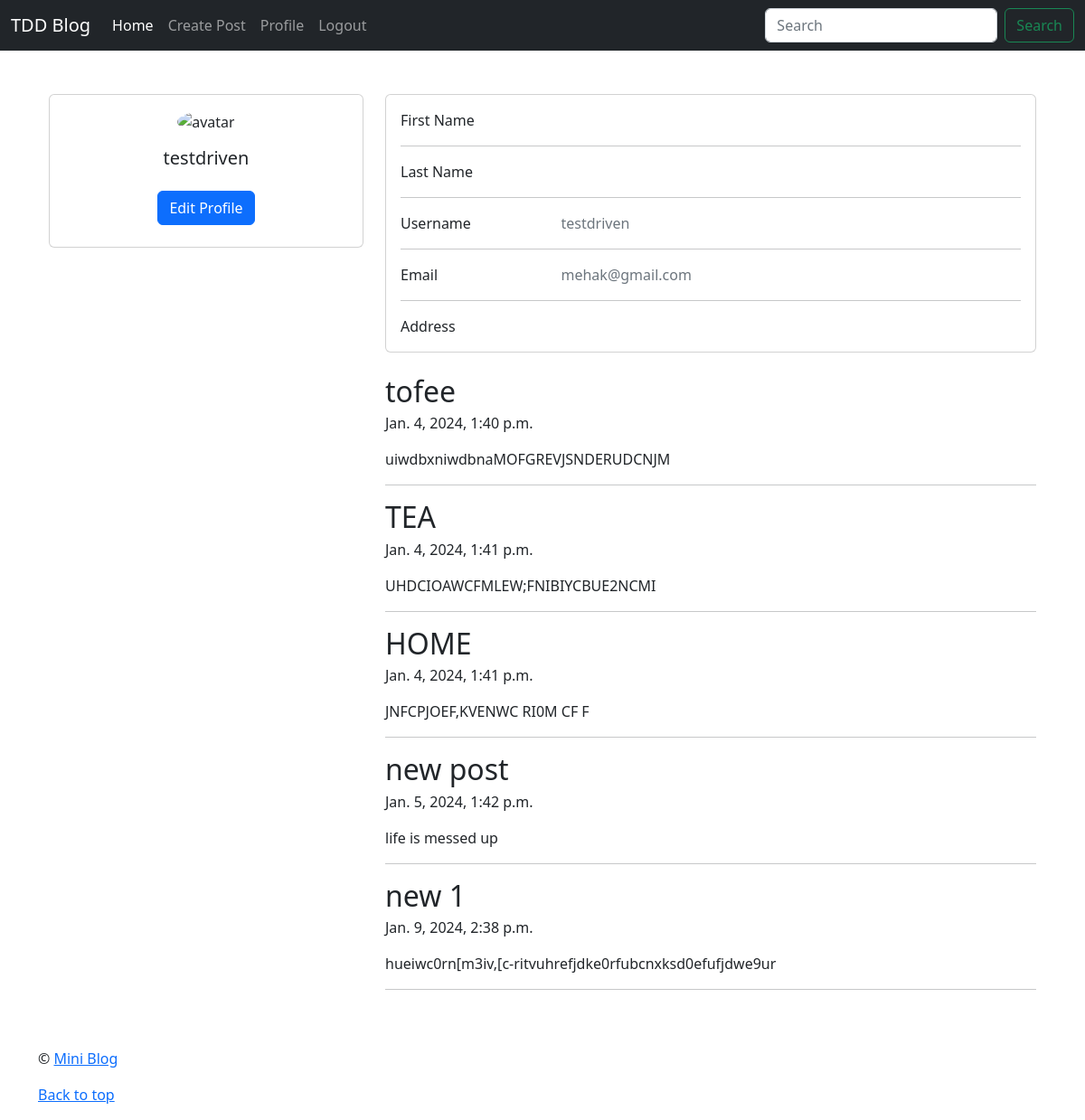
/accounts/current_user_profile/ (signed in), run on the app's committed database.
### posts/models.py (models this page shows, shortened)
class Post(models.Model):
    title = models.CharField(max_length=20)
    body = models.TextField()
    created_at = models.DateTimeField(auto_now_add=True)
    modified_at = models.DateTimeField(auto_now=True)
    author=models.ForeignKey(User,on_delete=models.CASCADE)

### accounts/views.py (the view)
# urls.py: path('current_user_profile/',views.current_user_profile,name='current_user_profile'),
@login_required
def current_user_profile(request):
    user=request.user
    posts=Post.objects.filter(author=user).all()
    context={
        'user':user,
        'posts':posts
    }
    return render(request,'accounts/currentuserprofile.html',context)

### templates/accounts/currentuserprofile.html (shortened to what this page needs)
{% extends 'base.html' %} {% block content %}
<section style="background-color: #fff">
  <div class="container py-5">
    <div class="row">
      <div class="col-lg-4">
        <div class="card mb-4">
          <div class="card-body text-center">
            <img src="{{user.profile.profile_image}}" alt="avatar" class="rounded-circle img-fluid"
              style="width: 150px" />
            <h5 class="my-3">{{user.username}}</h5>
            <div class="d-flex justify-content-center mb-2">
              <a href="{% url 'update_user_profile' %}" class="btn btn-primary">Edit Profile</a>
            </div>
          </div>
        </div>
      </div>
      <div class="col-lg-8">
        <div class="card mb-4">
          <div class="card-body">
            <div class="row">
              <div class="col-sm-3">
                <p class="mb-0">First Name</p>
              </div>
              <div class="col-sm-9">
              </div>
            </div>
            <hr />
            <div class="row">
              <div class="col-sm-3">
                <p class="mb-0">Last Name</p>
              </div>
              <div class="col-sm-9">
              </div>
            </div>
            <hr />
            <div class="row">
              <div class="col-sm-3">
                <p class="mb-0">Username</p>
              </div>
              <div class="col-sm-9">
                <p class="text-muted mb-0">{{user.username}}</p>
              </div>
            </div>
            <hr />
            <div class="row">
              <div class="col-sm-3">
                <p class="mb-0">Email</p>
              </div>
              <div class="col-sm-9">
                <p class="text-muted mb-0">{{user.email}}</p>
              </div>
            </div>
            <hr />
            <div class="row">
              <div class="col-sm-3">
                <p class="mb-0">Address</p>
              </div>
              <div class="col-sm-9">
              </div>
            </div>
          </div>
        </div>
        <div class="row">
          {% if posts %} {% for post in posts %}
          <article class="blog-post">
            <h2 class="blog-post-title mb-1">{{post.title}}</h2>
            <p class="blog-post-meta">{{post.created_at}}</p>
            <p>{{post.body|truncatewords:30}}</p>
            <hr />
          </article>
          {% endfor %} {% else %}
          <h1>You do not have posts yet.</h1>
          <a href="{% url 'create_post' %}">Create Post</a>
          {% endif %}
        </div>
      </div>
    </div>
  </div>
</section>
{% endblock content %}

### data on the page
Post: title "tofee", created_at "Jan. 4, 2024, 1:40 p.m.", body "uiwdbxniwdbnaMOFGREVJSNDERUDCNJM"
Post: title "TEA", created_at "Jan. 4, 2024, 1:41 p.m.", body "UHDCIOAWCFMLEW;FNIBIYCBUE2NCMI"
Post: title "HOME", created_at "Jan. 4, 2024, 1:41 p.m.", body "JNFCPJOEF,KVENWC RI0M CF F"
Post: title "new post", created_at "Jan. 5, 2024, 1:42 p.m.", body "life is messed up"
Post: title "new 1", created_at "Jan. 9, 2024, 2:38 p.m.", body "hueiwc0rn[m3iv,[c-ritvuhrefjdke0rfubcnxksd0efufjdwe9ur"

### other printed values
{{ user.username }} "testdriven"
{{ user.email }} "mehak@gmail.com"
